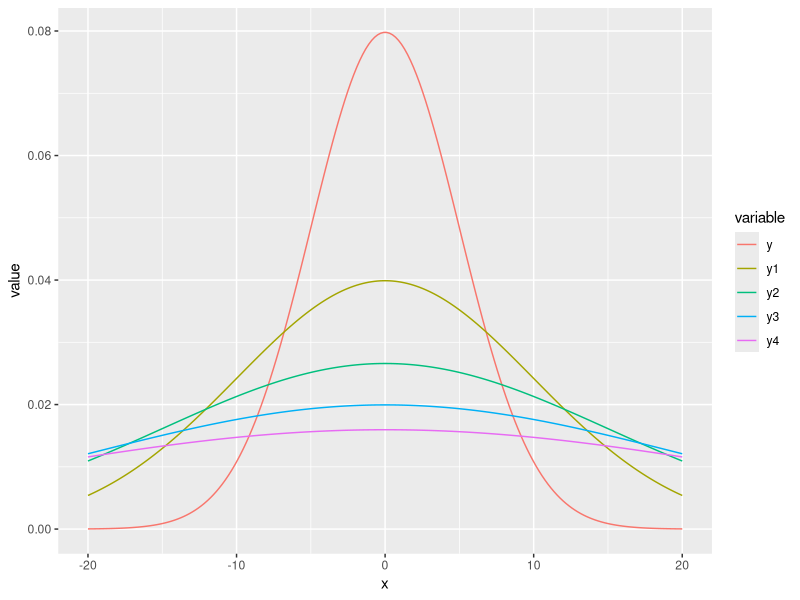

This figure's R source:
# page number: 299

#install_package(ggplot2)
#install_package(reshape2)

library(ggplot2)
library(reshape2)

x=seq(-20,20,length=200)
y=dnorm(x,mean=0,sd=5)
y1=dnorm(x,mean=0,sd=10)
y2=dnorm(x,mean=0,sd=15)
y3=dnorm(x,mean=0,sd=20)
y4=dnorm(x,mean=0,sd=25)

df <- data.frame(x,y,y1,y2,y3,y4)
df2 <- melt(data = df, id.vars = "x")
ggplot(data = df2, aes(x = x, y = value, colour = variable)) + geom_line()

cat("Plots for n=[5,10,15,20,25] are drawn on Rplots.pdf.\nPlease look at that file in the same directory")